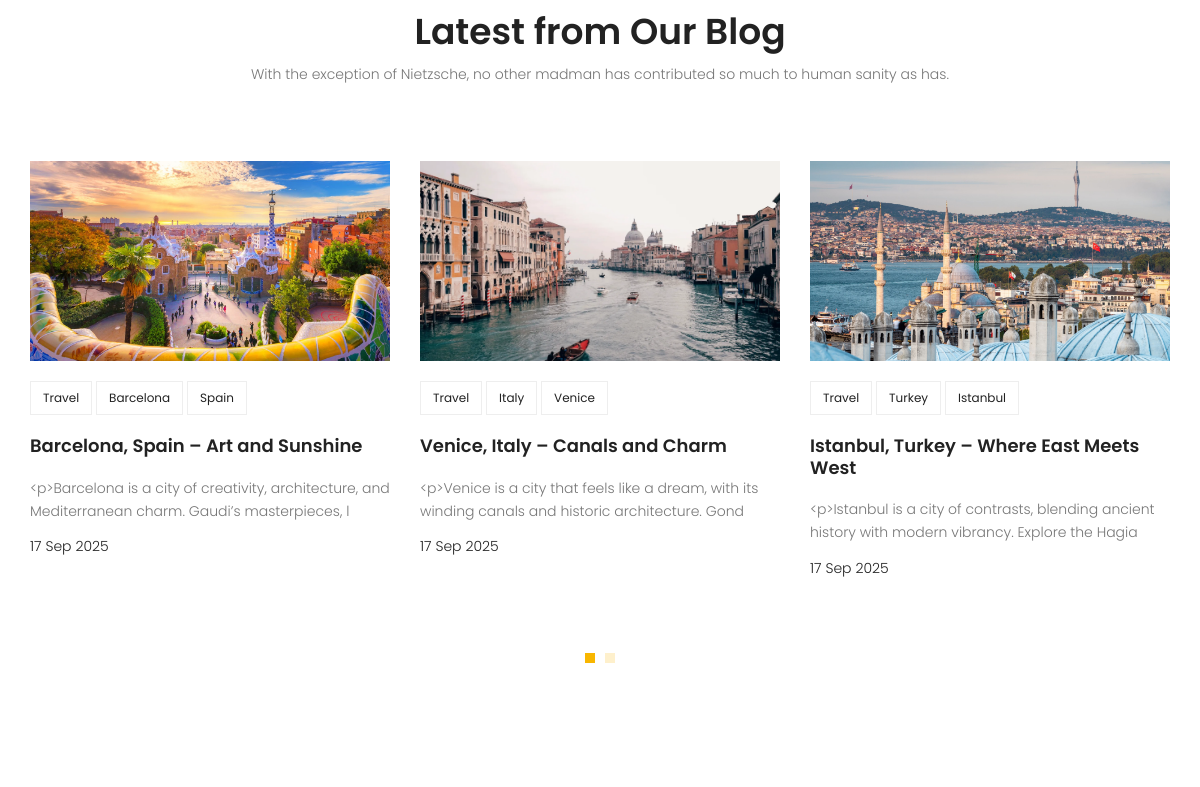
Before: / (middle part) with the older database file.
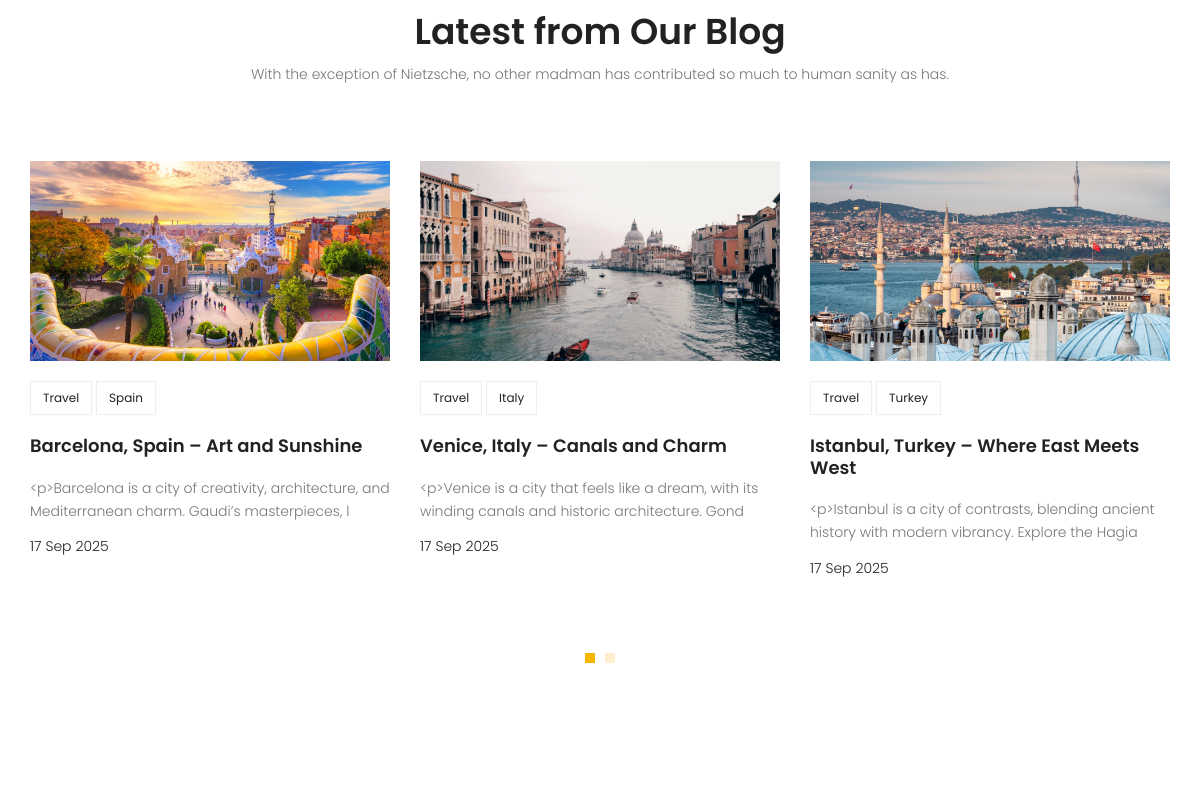
After: the same page with the newer database file.
### blog/models.py (models this page shows, shortened)
class Post(models.Model):
    image = models.ImageField(upload_to='blog/',default='blog/default.jpg')
    author = models.ForeignKey(User, on_delete=models.SET_NULL, null=True)
    title = models.CharField(max_length=255)
    content = models.TextField()
    tags = TaggableManager()
    category = models.ManyToManyField(Category)
    counted_views = models.IntegerField(default=0)
    status = models.BooleanField(default=False)
    published_date = models.DateTimeField(null=True)
    login_require = models.BooleanField(default=False)
    created_date = models.DateTimeField(auto_now_add=True)
    updated_date = models.DateTimeField(auto_now=True)
    class Meta:
        ordering = ['-created_date']

class Category(models.Model):
        name = models.CharField(max_length=255)

### website/views.py (the view)
# urls.py: path('', index_view, name='index'),
def index_view(request):
    return render(request, 'website/index.html')

### blog/templatetags/blog_tags.py (called while the page is built)
@register.filter
def snippet(value,arg=20):
    return value[:arg]

@register.inclusion_tag('blog/blog-latest-posts.html')
def latestblog(count=3):
    posts = Post.objects.filter(status=1, published_date__lte=timezone.now()).order_by('-published_date')[:count]
    return {'latest_posts': posts}

### templates/website/index.html (shortened to what this page needs)
{% extends 'base.html' %}
{% load static %}
{% load blog_tags %}
{% block content %}
{% latestblog 6 %}
{% endblock %}

### templates/blog/blog-latest-posts.html
{% load static %}
{% load blog_tags %}
<section class="recent-blog-area section-gap">
  <div class="container">
    <div class="row d-flex justify-content-center">
      <div class="menu-content pb-60 col-lg-9">
        <div class="title text-center">
          <h1 class="mb-10">Latest from Our Blog</h1>
          <p>
            With the exception of Nietzsche, no other madman has contributed so
            much to human sanity as has.
          </p>
        </div>
      </div>
    </div>
    <div class="row">
      <div class="active-recent-blog-carusel">
      {% for post in latest_posts %}
        <div class="single-recent-blog-post item">
          <div class="thumb">
            {% if post.image %}
            <a href="{% url 'blog:single' pid=post.id %}"><img class="img-fluid" src="{{ post.image.url }}" alt="{{ post.title }}" /></a>
            {% else %}
              <img class="img-fluid" src="{% static 'img/default.jpg' %}" alt="{{ post.title }}" />
            {% endif %}
          </div>
          <div class="details">
            <div class="tags">
              <ul>
                {% for cat in post.category.all %}
                <li>
                  <a href="{% url 'blog:category' cat_name=cat.name %}">{{ cat.name }}</a>
                </li>
                {% endfor %}
              </ul>
            </div>
            <a href="{% url 'blog:single' pid=post.id %}"><h4 class="title">{{ post.title }}</h4></a>
            <p>
              {{ post.content|snippet:100 }}
            </p>
            <h6 class="date">{{ post.published_date|date:"d M Y" }}</h6>
          </div>
        </div>
      {% endfor %}
      </div>
    </div>
  </div>
</section>

Changed rows visible on the page:
removed Category: name "Barcelona", shown under Post "Barcelona, Spain – Art and Sunshine"
removed Category: name "Venice", shown under Post "Venice, Italy – Canals and Charm"
removed Category: name "Istanbul", shown under Post "Istanbul, Turkey – Where East Meets West"
